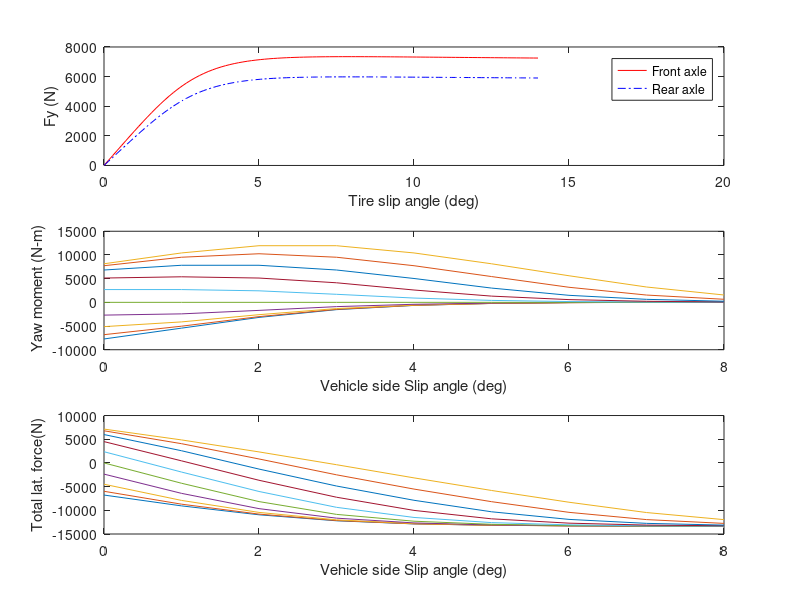

Here is the MATLAB script that generated this plot:
%% Problem 5 - Vehicle Stability Control
clc; clear; close all; format default;

% The Magic Formula for Fz = 3225N
By = 0.27; Cy = 1.2; Dy = 2921;
Ey = -1.6; Shy = 0; Svy = 0;
% Vehicle parameters
a = 1.14; L = 2.54;
b = L - a;
m = 1500; Iz = 2420.0; g = 9.81;
Fz_f = m*g*b/L; Fz_r = m*g*a/L;
Dy_f = Dy*Fz_f/3225; Dy_r = Dy*Fz_r/3225;

for i=1:101
    alpha(i) = (i-1)*0.14;
    % slip angle 0 to 14 deg
    phi_y = (1-Ey)*(alpha(i)+Shy) + Ey/By*atan(By*(alpha(i)+Shy));
    fy_f(i) = Dy_f*sin(Cy*atan(By*phi_y))+Svy;
    fy_r(i) = Dy_r*sin(Cy*atan(By*phi_y))+Svy;
end

% figure(1)
figure()
subplot(311)
plot(alpha, fy_f, '-r', alpha, fy_r,'-.b')
xlabel('Tire slip angle (deg)'); ylabel('Fy (N)')
legend('Front axle', 'Rear axle'); 

% Part II, calculate Yaw moment & lateral force
r_over_u = 0;
% yaw rate = 0
for i = 1:10
    delta = i-5;
    % steering angle -4 to 5 deg
    for j = 1:9
        beta(j) = j-1;
        % side slip angle 0 to 8 deg
        alpha_f = delta - (beta(j) + 180/pi*a*r_over_u);
        alpha_r = - (beta(j) - 180/pi*b*r_over_u);
        phi_yf = (1-Ey)*(alpha_f+Shy) + Ey/By *atan(By*(alpha_f+Shy));
        Fyf = Dy_f*sin(Cy*atan(By*phi_yf))+Svy;
        phi_yr = (1-Ey)*(alpha_r+Shy) + Ey/By *atan(By*(alpha_r+Shy));
        Fyr = Dy_r*sin(Cy*atan(By*phi_yr))+Svy;
        yaw_moment(j, i) = a * Fyf - b * Fyr;
        lateral_force(j,i) = Fyf + Fyr;
    end
end

% figure(2)
subplot(312)
plot(beta, yaw_moment)
xlabel('Vehicle side Slip angle (deg)')
ylabel(' Yaw moment (N-m)');
% figure(3)
subplot(313)
plot(beta, lateral_force)
xlabel('Vehicle side Slip angle (deg)')
ylabel('Total lat. force(N)')

% print p5_img/ex5_hw4_me568_ex_14_1_side_slip_angle_control_authorities -dpng;








